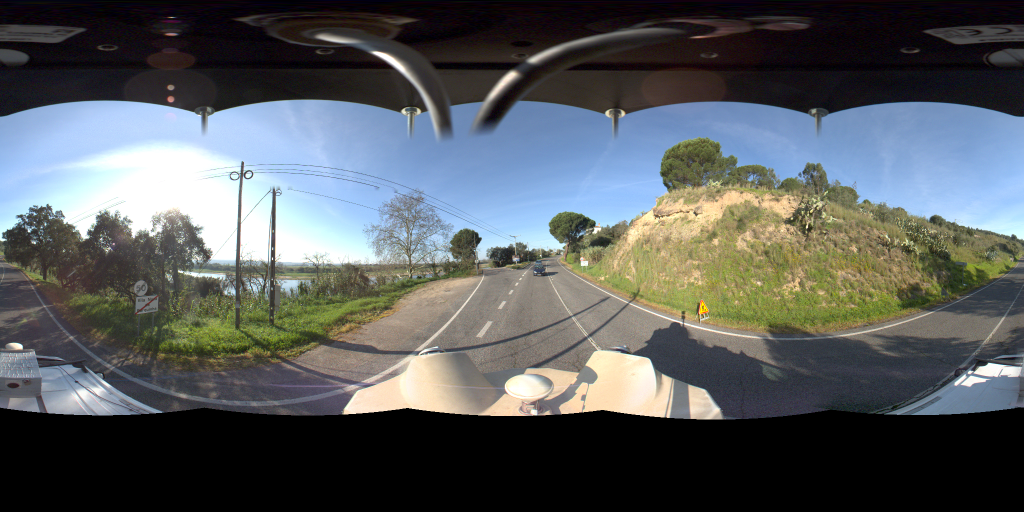
#> input picture data/images/ladybug_13185920_20200219_095143_Portugal_000_Panoramic_108.png, 2048 x 1024 px (shown at 1/2 size)
$ python -i run_zero_shot_openai_irap.py   (imports and definitions only)
#> lines starting #> are read from the running program, lines starting #| are printed output that depends on the picture; after the words box and inside, x2 and y2 are one past the last pixel; in counts of white or black regions, pixels touching at a corner belong together
#!/usr/bin/env python
"""Run keyless zero-shot road-attribute coding over an image folder.

This script does not call the OpenAI API or any external API and does not read
ground truth labels. It uses local image-processing evidence as a conservative
zero-shot visual baseline for the 17 road attributes.
"""

from __future__ import annotations

import argparse
import base64
import csv
import json
from datetime import datetime
from pathlib import Path
from typing import Any

import cv2
import numpy as np


MODEL = "local-cv-zero-shot-heuristic"
METHOD = "zero_shot_keyless_local_visual_heuristic"
DEFAULT_RUN_ID = f"zero_shot_keyless_local_visual_{datetime.now().strftime('%Y-%m-%d')}"


ATTRIBUTES = [
    "Area type",
    "Street lighting",
    "Service road",
    "Delineation",
    "Number of lanes",
    "Median Type",
    "Lane width",
    "Paved shoulder - drivers side",
    "Paved shoulder - passenger side",
    "Sidewalk - passenger side",
    "Property access points",
    "Curvature",
    "Sight distance",
    "Roadside severity - driver side distance",
    "Roadside severity - driver side object",
    "Roadside severity - passenger side distance",
    "Roadside severity - passenger side object",
]

IRAP_EXPORT_ATTRIBUTES = [
    ("Area type", "area_type"),
    ("Street lighting", "street_lighting"),
    ("Service road", "service_road"),
    ("Delineation", "delineation"),
    ("Number of lanes", "number_of_lanes"),
    ("Median Type", "median_type"),
    ("Lane width", "lane_width"),
    ("Paved shoulder - drivers side", "paved_shoulder_driver_side"),
    ("Paved shoulder - passenger side", "paved_shoulder_passenger_side"),
    ("Sidewalk - passenger side", "sidewalk_passenger_side"),
    ("Property access points", "property_access_points"),
    ("Curvature", "curvature"),
    ("Sight distance", "sight_distance"),
    ("Roadside severity - driver side distance", "roadside_severity_driver_distance"),
    ("Roadside severity - driver side object", "roadside_severity_driver_object"),
    ("Roadside severity - passenger side distance", "roadside_severity_passenger_distance"),
    ("Roadside severity - passenger side object", "roadside_severity_passenger_object"),
]


CATEGORIES = {
    "Area type": {"1": "Rural", "2": "Urban"},
    "Street lighting": {"1": "Not present", "2": "Present"},
    "Service road": {"1": "Not present", "2": "Present"},
    "Delineation": {"1": "Adequate", "2": "Poor"},
    "Number of lanes": {
        "1": "One",
        "2": "Two",
        "3": "Three",
        "4": "Four or more",
        "5": "Two and one",
        "6": "Three and two",
    },
    "Median Type": {
        "1": "Safety barrier - metal",
        "2": "Safety barrier - concrete",
        "3": "Physical median width >=20m",
        "4": "Physical median width 10 to <20m",
        "5": "Physical median width 5 to <10m",
        "6": "Physical median width 1 to <5m",
        "7": "Physical median width 0 to <1m",
        "8": "Continuous central turning lane",
        "9": "Flexible posts",
        "10": "Central hatching >1m",
        "11": "Centre line",
        "12": "Safety barrier - motorcycle friendly",
        "13": "One way",
        "14": "Wide centre line 0.3m to 1m",
        "15": "Safety barrier - wire rope",
    },
    "Lane width": {
        "1": "Wide >=3.25m",
        "2": "Medium 2.75m to <3.25m",
        "3": "Narrow 0m to <2.75m",
    },
    "Paved shoulder - drivers side": {
        "1": "Wide >=2.4m",
        "2": "Medium 1m to <2.4m",
        "3": "Narrow 0m to <1m",
        "4": "None",
    },
    "Paved shoulder - passenger side": {
        "1": "Wide >=2.4m",
        "2": "Medium 1m to <2.4m",
        "3": "Narrow 0m to <1m",
        "4": "None",
    },
    "Sidewalk - passenger side": {
        "1": "Sidewalk with barrier",
        "2": "Sidewalk >=3m from road",
        "3": "Sidewalk 1m to <3m from road",
        "4": "Sidewalk 0m to <1m from road",
        "5": "None",
        "6": "Informal path >=1m",
        "7": "Informal path 0m to <1m",
    },
    "Property access points": {
        "1": "Commercial access >=1",
        "2": "Residential access >=3",
        "3": "Residential access <3",
        "4": "None",
    },
    "Curvature": {
        "1": "Straight or gently curving",
        "2": "Moderate",
        "3": "Sharp",
        "4": "Very sharp",
    },
    "Sight distance": {"1": "Adequate", "2": "Poor"},
    "Roadside severity - driver side distance": {
        "1": "0 to <1m",
        "2": "1 to <5m",
        "3": "5 to <10m",
        "4": ">=10m",
    },
    "Roadside severity - passenger side distance": {
        "1": "0 to <1m",
        "2": "1 to <5m",
        "3": "5 to <10m",
        "4": ">=10m",
    },
    "Roadside severity - driver side object": {
        "10": "Cliff",
        "11": "Tree >=10cm",
        "12": "Rigid sign, post or pole >=10cm",
        "15": "Unprotected safety barrier end",
        "5": "Aggressive vertical face",
        "6": "Upwards slope - roll over",
        "8": "Deep drainage ditch",
        "9": "Downwards slope",
        "16": "Low rigid object >=20cm high",
        "13": "Rigid structure or building",
        "7": "Upwards slope - no roll over",
        "14": "Semi-rigid structure or building",
        "2": "Safety barrier - concrete",
        "1": "Safety barrier - metal",
        "4": "Safety barrier - wire rope",
        "3": "Safety barrier - motorcycle friendly",
        "17": "No object",
    },
    "Roadside severity - passenger side object": {
        "10": "Cliff",
        "11": "Tree >=10cm",
        "12": "Rigid sign, post or pole >=10cm",
        "15": "Unprotected safety barrier end",
        "5": "Aggressive vertical face",
        "6": "Upwards slope - roll over",
        "8": "Deep drainage ditch",
        "9": "Downwards slope",
        "16": "Low rigid object >=20cm high",
        "13": "Rigid structure or building",
        "7": "Upwards slope - no roll over",
        "14": "Semi-rigid structure or building",
        "2": "Safety barrier - concrete",
        "1": "Safety barrier - metal",
        "4": "Safety barrier - wire rope",
        "3": "Safety barrier - motorcycle friendly",
        "17": "No object",
    },
}


IMAGE_EXTENSIONS = {".jpg", ".jpeg", ".png"}


# [11 lines left out: functions image_id, list_images, not called in this run]


def encode_image(path: Path) -> str:
    return base64.b64encode(path.read_bytes()).decode("ascii")


def folder_name(path: Path, dataset_root: Path) -> str:
    rel = path.relative_to(dataset_root)
    return rel.parts[0] if len(rel.parts) > 1 else ""


# [48 lines left out: functions build_prompt, parse_json_object, validate_record, not called in this run]


def ratio(mask: np.ndarray) -> float:
    return float(np.count_nonzero(mask)) / float(mask.size) if mask.size else 0.0


def region(arr: np.ndarray, y0: float, y1: float, x0: float, x1: float) -> np.ndarray:
    h, w = arr.shape[:2]
    return arr[int(h * y0): int(h * y1), int(w * x0): int(w * x1)]


def load_features(image_path: Path) -> dict[str, Any]:
    img = cv2.imread(str(image_path))
#> img is the input picture: shape (1024, 2048, 3); mean B, G, R 93.2, 91.6, 87.4
    if img is None:
        raise ValueError(f"cannot read image: {image_path}")
    img = cv2.resize(img, (640, 320), interpolation=cv2.INTER_AREA)
#> img: shape (320, 640, 3)
    hsv = cv2.cvtColor(img, cv2.COLOR_BGR2HSV)
#> hsv: shape (320, 640, 3); mean H, S, V 60.9, 63.2, 104.4
    gray = cv2.cvtColor(img, cv2.COLOR_BGR2GRAY)

    sat = hsv[:, :, 1]
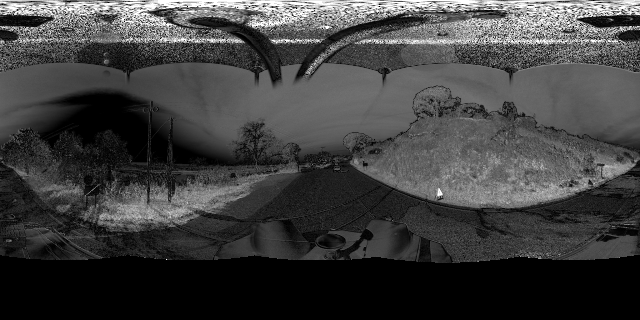
#> sat: shape (320, 640); min 0, max 255, mean 63.2
    val = hsv[:, :, 2]
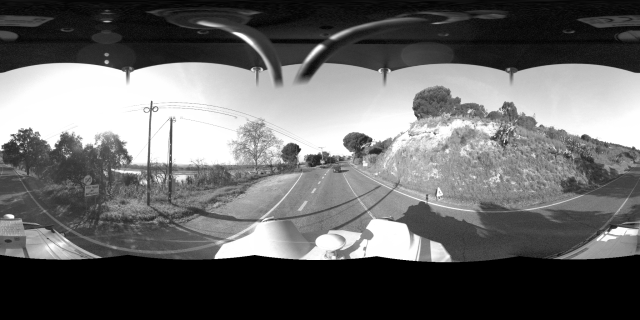
#> val: shape (320, 640); min 0, max 255, mean 104.4
    hue = hsv[:, :, 0]
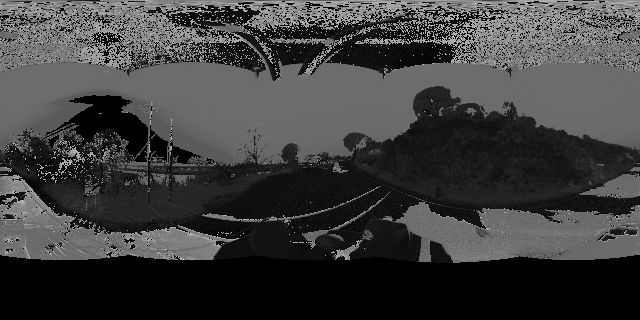
#> hue: shape (320, 640); min 0, max 179, mean 60.9
    green = ((hue >= 35) & (hue <= 95) & (sat > 45) & (val > 35))
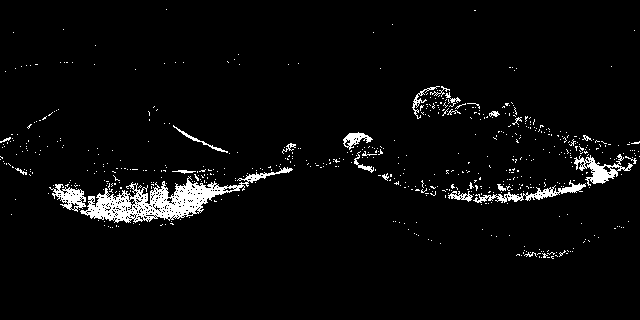
#> green: shape (320, 640) bool; 3.7% white; 608 white regions (584 under 20 px), largest, box (x1, y1, x2, y2) and area: (80, 167, 293, 223) 3394, (574, 154, 633, 186) 639, (473, 180, 586, 203) 629
    pavement = (sat < 70) & (val > 45) & (val < 235)
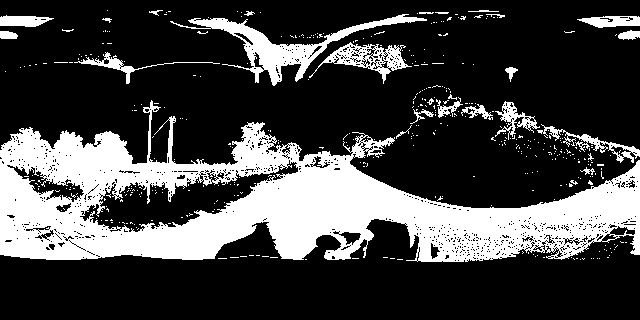
#> pavement: shape (320, 640) bool; 26.7% white; 422 white regions (397 under 20 px), largest, box (x1, y1, x2, y2) and area: (0, 100, 640, 262) 45075, (170, 14, 427, 86) 3410, (309, 42, 412, 84) 1274
    bright = val > 190
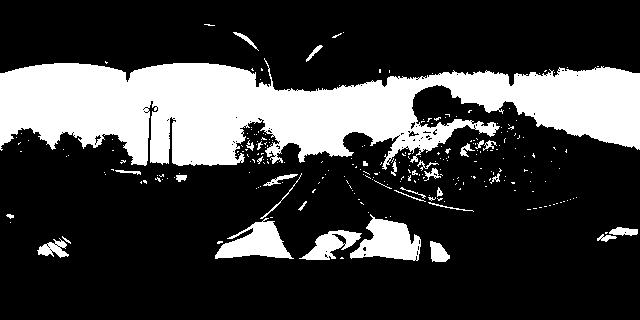
#> bright: shape (320, 640) bool; 24% white; 261 white regions (229 under 20 px), largest, box (x1, y1, x2, y2) and area: (0, 58, 640, 170) 41912, (350, 214, 421, 261) 1899, (215, 218, 294, 259) 1690
    white_mark = (sat < 45) & (val > 175)
#> white_mark: shape (320, 640) bool; 5.6% white; 259 white regions (227 under 20 px), largest, box (x1, y1, x2, y2) and area: (30, 89, 150, 166) 5345, (172, 122, 249, 166) 1467, (150, 107, 170, 166) 929
    yellow_mark = (hue >= 18) & (hue <= 38) & (sat > 55) & (val > 110)
#> yellow_mark: shape (320, 640) bool; 8.9% white; 395 white regions (377 under 20 px), largest, box (x1, y1, x2, y2) and area: (350, 109, 636, 208) 14540, (172, 176, 277, 212) 844, (106, 189, 152, 217) 505
    marking = white_mark | yellow_mark
#> marking: shape (320, 640) bool; 14.5% white; 564 white regions (522 under 20 px), largest, box (x1, y1, x2, y2) and area: (350, 109, 636, 208) 14726, (30, 89, 150, 166) 5346, (172, 122, 249, 166) 1467

    edges = cv2.Canny(gray, 60, 160)
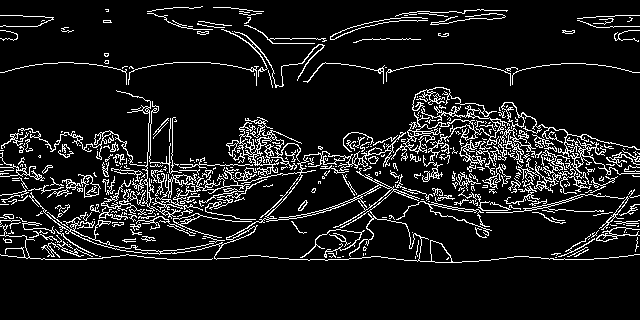
#> edges: shape (320, 640); 9.8% white in thin lines or dots, all inside (x1, y1, x2, y2) = (0, 6, 640, 263)
    lines = cv2.HoughLinesP(edges, 1, np.pi / 180, threshold=45, minLineLength=30, maxLineGap=8)
#> lines = 264 rows, first 6: [324, 166, 391, 159], [423, 155, 530, 149], [505, 159, 604, 152], [167, 259, 216, 259], [117, 172, 170, 173], [117, 219, 244, 199]
    vertical_lines = 0
    slanted_lines = 0
    horizontal_lines = 0
    if lines is not None:
        for line in lines[:, 0, :]:
            x1, y1, x2, y2 = [int(v) for v in line]
            angle = abs(np.degrees(np.arctan2(y2 - y1, x2 - x1)))
            angle = min(angle, 180 - angle)
            length = float(np.hypot(x2 - x1, y2 - y1))
            if length < 25:
                continue
            if angle > 70:
                vertical_lines += 1
            elif angle < 18:
                horizontal_lines += 1
            else:
                slanted_lines += 1
#> this loop made 264 passes
#> (x1, y1, x2, y2, angle, length, slanted_lines) on pass 36: (133, 226, 233, 192, 18.78, 105.6, 1)
#> (x1, y1, x2, y2, angle, length) on passes 1 to 6: (324, 166, 391, 159, 5.96, 67.36), (423, 155, 530, 149, 3.21, 107.2), (505, 159, 604, 152, 4.04, 99.25), (167, 259, 216, 259, 0, 49), (117, 172, 170, 173, 1.08, 53.01), (117, 219, 244, 199, 8.95, 128.6)

    lower = np.s_[160:320, :]
    mid_lower = np.s_[160:320, 160:480]
    center = np.s_[96:288, 224:416]
    left_side = np.s_[112:320, 0:224]
    right_side = np.s_[112:320, 416:640]
    far_left_lower = np.s_[176:320, 0:160]
    far_right_lower = np.s_[176:320, 480:640]

    return {
        "green_total": ratio(green),
        "green_left": ratio(green[left_side]),
        "green_right": ratio(green[right_side]),
        "green_center": ratio(green[center]),
        "pavement_lower": ratio(pavement[lower]),
        "pavement_center_lower": ratio(pavement[mid_lower]),
        "pavement_left": ratio(pavement[left_side]),
        "pavement_right": ratio(pavement[right_side]),
        "pavement_far_left": ratio(pavement[far_left_lower]),
        "pavement_far_right": ratio(pavement[far_right_lower]),
        "marking_lower": ratio(marking[lower]),
        "marking_center": ratio(marking[center]),
        "bright_upper": ratio(bright[:150, :]),
        "edge_density": ratio(edges),
        "vertical_lines": vertical_lines,
        "slanted_lines": slanted_lines,
        "horizontal_lines": horizontal_lines,
    }


# [156 lines left out: functions result, shoulder_code, roadside_pair, classify, code_image, load_results, not called in this run]


def save_results(results_path: Path, records: list[dict[str, Any]], manifest: dict[str, Any]) -> None:
    payload = {"manifest": manifest, "record_count": len(records), "records": records}
    results_path.write_text(json.dumps(payload, indent=2, ensure_ascii=False), encoding="utf-8")


def done_ids(records: list[dict[str, Any]]) -> set[str]:
    return {str(record.get("segment_id")) for record in records if record.get("segment_id")}


# [214 lines left out: functions attr_slug, write_wide_csv, write_irap_code_tables, write_progress, main, not called in this run]


# [2 lines not run here, left out]

>>> result = load_features('../data/images/ladybug_13185920_20200219_095143_Portugal_000_Panoramic_108.png')
